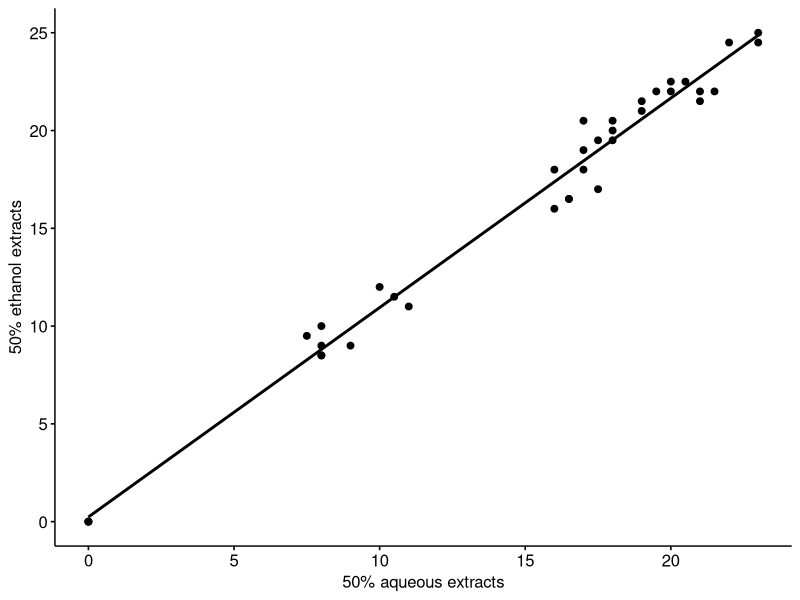
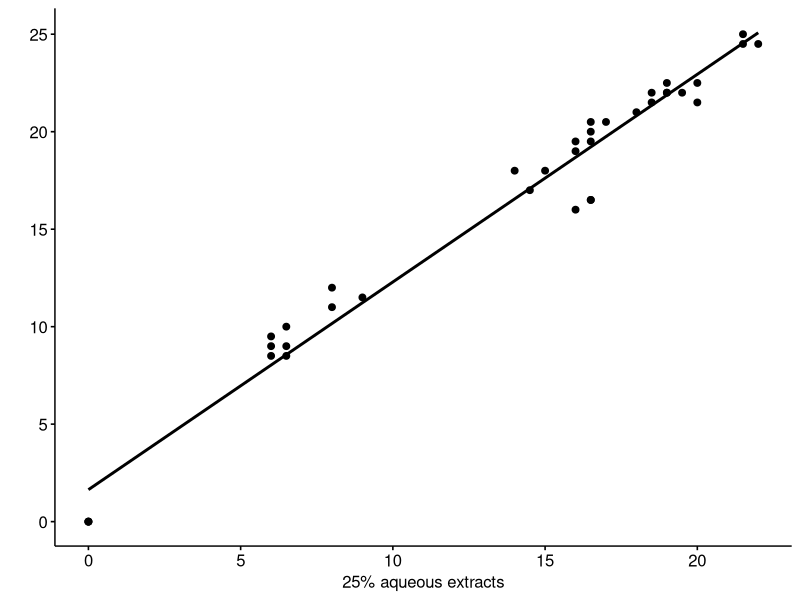
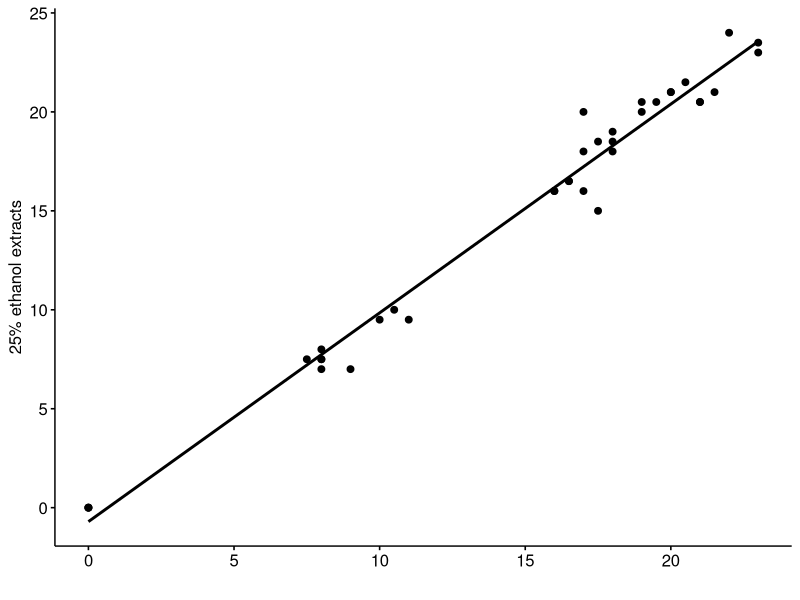
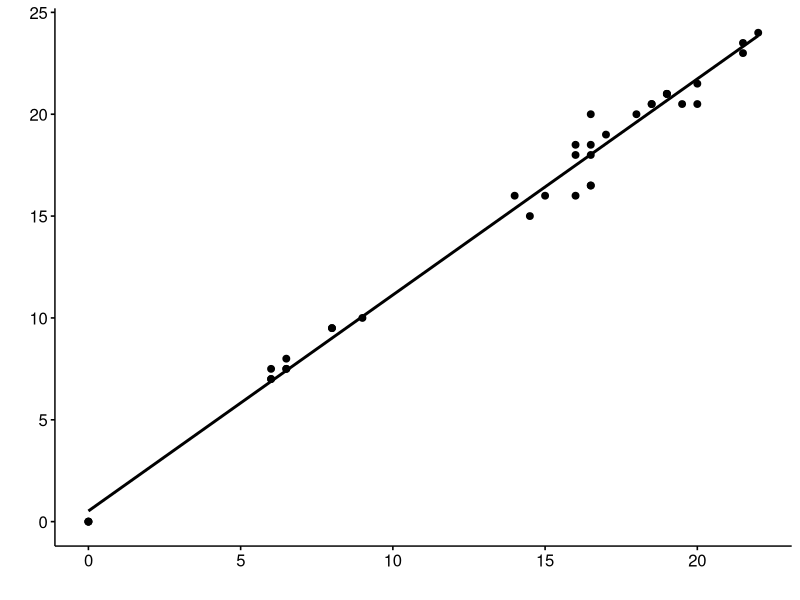

Write R code to recreate these figures, in order. (Note: this script raises an error after producing the figures.)
library(openxlsx)
library(ggplot2)
library(ggpubr)
library(cowplot)


rm(list=ls())
set.seed(123)

input = read.xlsx("inputs/data.xlsx")
str(input)
input[input == 0.0] = 0
############# checking if there is any NA values

table(is.na(input))

######### trabsforming the variables in to numeric 
input$AE.25 = as.numeric(input$AE.25)
input$AE.50 = as.numeric(input$AE.50)
input$EE.25 = as.numeric(input$EE.25)
input$EE.50 = as.numeric(input$EE.50)

g1 = ggscatter(input, x="AE.50", y="EE.50", add = "reg.line",
              xlab = "50% aqueous extracts", 
              ylab = "50% ethanol extracts")


g2 = ggscatter(input, x="AE.25", y="EE.50", add = "reg.line",
               xlab = "25% aqueous extracts",
               ylab = "")

g3 = ggscatter(input, x="AE.50", y="EE.25", add = "reg.line",
               xlab = " ", 
               ylab = "25% ethanol extracts")


g4 = ggscatter(input, x="AE.25", y="EE.25", add = "reg.line",
               xlab = " ",
               ylab = " ")

pdf("outputs/correlation.pdf",
    width = 6.13,
    height = 5.60)
plot_grid(g3, g4, g1, g2)
dev.off()

types = factor(input$tree.type)
tree = factor(input$med.plants)

pdf("outputs/boxplot_tree_types.pdf")
boxplot(cbind(AE.25, AE.50, EE.25, EE.50)~types, input, ylab = "ZOI of extracts", xlab = "Tree types")
dev.off()


model = lm(AE.25~types+tree+types*tree, input)
af <- anova(model)
anova(model)
afss <- af$"Sum Sq"
ve.ae.25 = cbind(af,PctExp=afss/sum(afss)*100)
ve.ae.25$variables = row.names(ve.ae.25)
ve.ae.25.pie = ve.ae.25[, c(6,7)]

pie = ggplot(ve.ae.25.pie, aes(x="", y=PctExp, fill=variables)) + geom_bar(stat="identity", width=1)+
  coord_polar("y", start=0)+
  geom_text(aes(label = paste0(round(PctExp, 1), "%")), position = position_stack(vjust = 0.5))+
  scale_fill_manual(values=c("#55DDE0", "#33658A", "#2F4858", "#F6AE2D", "#F26419", "#999999"))+ 
  labs(x = NULL, y = NULL, fill = NULL, title = "25% aqeous extracts")+
  theme_classic() + theme(axis.line = element_blank(),
                                    axis.text = element_blank(),
                                    axis.ticks = element_blank(),
                                    plot.title = element_text(hjust = 0.5, color = "#666666"))


model = lm(AE.50~types+tree+types*tree, input)
af <- anova(model)
anova(model)
afss <- af$"Sum Sq"
ve.ae.50 = cbind(af,PctExp=afss/sum(afss)*100)
ve.ae.50$variables = row.names(ve.ae.50)
ve.ae.50.pie = ve.ae.50[, c(6,7)]

pie1 = ggplot(ve.ae.50.pie, aes(x="", y=PctExp, fill=variables)) + geom_bar(stat="identity", width=1)+
  coord_polar("y", start=0)+
  geom_text(aes(label = paste0(round(PctExp, 1), "%")), position = position_stack(vjust = 0.5))+
  scale_fill_manual(values=c("#55DDE0", "#33658A", "#2F4858", "#F6AE2D", "#F26419", "#999999"))+ 
  labs(x = NULL, y = NULL, fill = NULL, title = "50% aqeous extracts")+
  theme_classic() + theme(axis.line = element_blank(),
                          axis.text = element_blank(),
                          axis.ticks = element_blank(),
                          plot.title = element_text(hjust = 0.5, color = "#666666"))

model = lm(EE.25~types+tree+types*tree, input)
af <- anova(model)
anova(model)
afss <- af$"Sum Sq"
ve.ee.25 = cbind(af,PctExp=afss/sum(afss)*100)

ve.ee.25$variables = row.names(ve.ee.25)
ve.ee.25.pie = ve.ee.25[, c(6,7)]
pie2 = ggplot(ve.ee.25.pie, aes(x="", y=PctExp, fill=variables)) + geom_bar(stat="identity", width=1)+
  coord_polar("y", start=0)+
  geom_text(aes(label = paste0(round(PctExp, 1), "%")), position = position_stack(vjust = 0.5))+
  scale_fill_manual(values=c("#55DDE0", "#33658A", "#2F4858", "#F6AE2D", "#F26419", "#999999"))+ 
  labs(x = NULL, y = NULL, fill = NULL, title = "25% ethanol extracts")+
  theme_classic() + theme(axis.line = element_blank(),
                          axis.text = element_blank(),
                          axis.ticks = element_blank(),
                          plot.title = element_text(hjust = 0.5, color = "#666666"))

model = lm(EE.50~types+tree+types*tree, input)
af <- anova(model)
anova(model)
afss <- af$"Sum Sq"
ve.ee.50 = cbind(af,PctExp=afss/sum(afss)*100)
ve.ee.50$variables = row.names(ve.ee.50)
ve.ee.50.pie = ve.ee.50[, c(6,7)]
pie3 = ggplot(ve.ee.50.pie, aes(x="", y=PctExp, fill=variables)) + geom_bar(stat="identity", width=1)+
  coord_polar("y", start=0)+
  geom_text(aes(label = paste0(round(PctExp, 1), "%")), position = position_stack(vjust = 0.5))+
  scale_fill_manual(values=c("#55DDE0", "#33658A", "#2F4858", "#F6AE2D", "#F26419", "#999999"))+ 
  labs(x = NULL, y = NULL, fill = NULL, title = "50% ethanol extracts")+
  theme_classic() + theme(axis.line = element_blank(),
                          axis.text = element_blank(),
                          axis.ticks = element_blank(),
                          plot.title = element_text(hjust = 0.5, color = "#666666"))

pedf("outputs/variance_explained.pdf")
plot_grid(pie, pie1, pie2, pie3)
dev.off()
